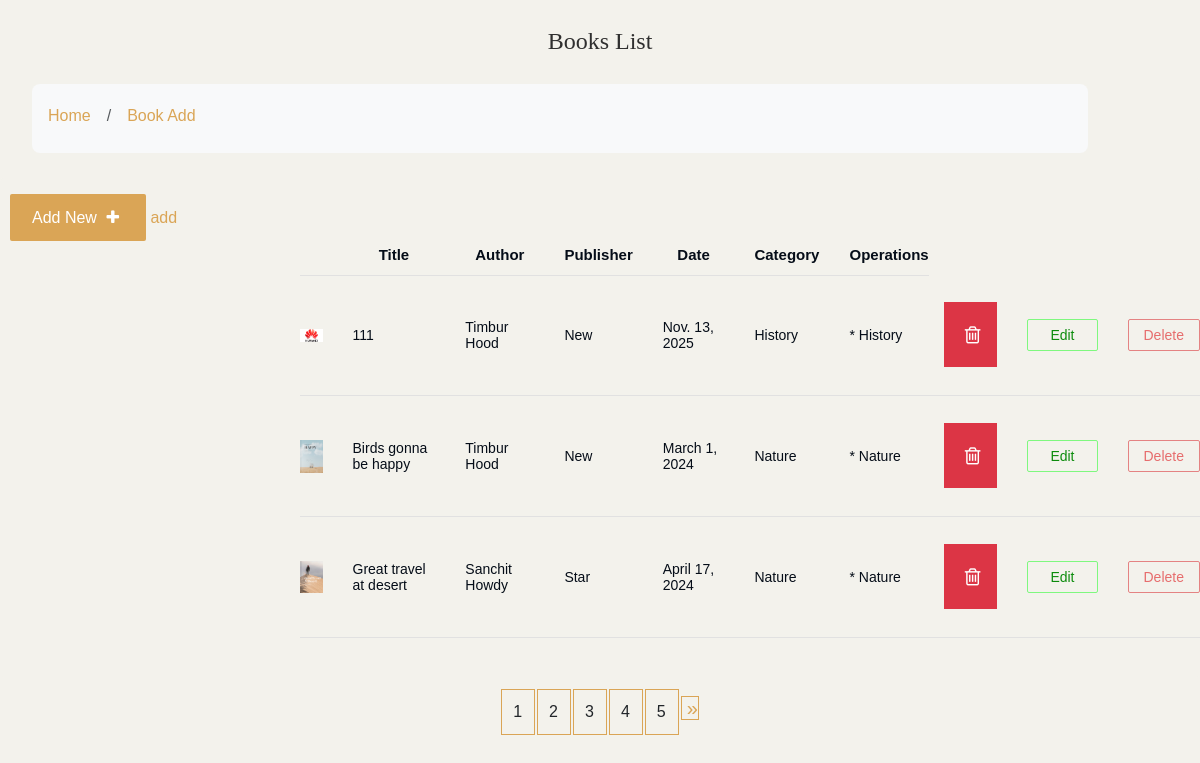
Page /list/ on the committed database.
### main/models.py (models this page shows, shortened)
class Book(models.Model):
    title=models.CharField(max_length=100)
    date_pub=models.DateField(null=True)
    publisher=models.CharField(max_length=20)
    description=models.TextField(null=True)
    image=models.ImageField(upload_to='photos')
    categ=models.ManyToManyField('Category', related_name='books')
    author=models.ForeignKey(Author,on_delete=models.CASCADE,related_name='books')
    page_num=models.IntegerField()
    file = models.FileField(upload_to='files',null=True)
    class  Mate:
        permissions = [
        ('can_publish', 'Can publish '),
        ('can_edit_published', 'Can edit published '),
    ]

class Author(models.Model):
    author=models.CharField(max_length=100)
    about=models.CharField(max_length=100)
    def __str__(self):
        return str(self.author)

class Category(models.Model):
    name=models.CharField(max_length=100)

### main/views.py (the view)
# urls.py: path('list/',views.booklistview.as_view(),name='List_Book'),
class booklistview(ListView):
   model=Book
   template_name='dashboard/Book_list.html'
   context_object_name='Books'
   ordering=['title']
   paginate_by=3

### main/context_processors.py (called while the page is built)
def global_context(request):
    return {
        "user_permissions": request.user.get_all_permissions() if request.user.is_authenticated else [],
        "current_app": request.resolver_match.app_name if request.resolver_match else None,
    }

### main/templatetags/custom_filter.py (called while the page is built)
@register.simple_tag
def view_many_to_many(objects):
    a=""
    for obj in objects :
      a+=f"* {obj.name}"
    return a

### templates/dashboard/Book_list.html (shortened to what this page needs)
<link href="https://cdn.jsdelivr.net/npm/bootstrap@5.3.0/dist/css/bootstrap.min.css" rel="stylesheet">
{%load static%}
{% load custom_filter %}
{% include 'dashboard/base_add.html'%}
  <body >
   <h2 style="text-align: center;"> Books List </h2>
 <div class="row " style="width: 90%;margin-left: 20px;">
      <div class="col">
        <nav aria-label="breadcrumb" class="bg-body-tertiary rounded-3 p-3 mb-4">
          <ol class="breadcrumb mb-0">
            <li class="breadcrumb-item"><a href="{% url 'dashboard'%}">Home</a></li>
            <li class="breadcrumb-item"><a href="#">Book Add</a></li>
          </ol>
        </nav>
      </div>
    </div>
    <div class="members" style="background: #f3f2ec;">
       <a href="{% url 'add_Book'  %}"
           style="background:  #daa556; color:white; padding: 15px 22px;
            border-radius: 2px; margin-left: 10px; ">Add New
           <i class="fa fa-plus "
           style="padding: 0 5px;"></i></a>
           <a href="{%url 'books_add'%}">add</a>
      <table class="grid1 "  style="color: #050d18;">
          <thead >
            <tr>
              <th></th>
              <th>Title</th>
              <th>Author</th>
              <th>Publisher</th>
              <th>Date      </th>
              <th>Category</th>
              <th>Operations</th>
            </tr>
          </thead>
        {% for Book in Books %}
            <tr>
              <td>
                <a href="{% url 'single_book' Book.pk %}"><img
                  src="{{Book.image.url}}"
                  alt="" style="width: 50px;"
                /></a>
              </td>
              <td>
                {{Book.title}}
              </td>
              <td>
                {{Book.author}}
              </td>
              <td>{{Book.publisher}}</td>
              <td>{{Book.date_pub}}</td>
              <td >
                {%for ca in Book.categ.all%}
                    {{ca.name}}
                {%endfor%}
                </td>
                <td>
                {% view_many_to_many   Book.categ.all %}
              </td>
              <td>
                <button
                      type="button"
                      class="btn btn-danger btn-lg"
                      data-bs-toggle="modal"
                      data-bs-target="#sample-modal-2" data-title="{{Book.title}}">
                      <i class="fa fa-trash-o ms-1"></i>
                 </button>
              </td>
              <td><a href="{%url 'books_edit' Book.pk %}"  style ="border: 1px solid rgb(127, 248, 127) ;color:rgb(12, 139, 12) ; padding: 7px 22px;  border-radius: 2px;"> Edit  </a></td>
              <td><a href="{%url 'books_delete' Book.pk %}" style ="border: 1px solid rgb(228, 131, 131) ;color:rgb(230, 109, 109) ; padding: 7px 15px; border-radius: 2px;">Delete</a></td>
              {%endfor%}
      </table>
  </div>
  <div class="page_n" style="display: flex;
          justify-content: center;
          align-items: center;
          margin: 10px;">
    <nav >
      <ul class="pagination">
          {% for num in page_obj.paginator.page_range %}
            <li class="page-item" style="border: 1px solid #daa556; margin:1px;">
              <a class="page-link" href="?{{ request.GET.urlencode|cut:'page' }}&page={{ num }}">{{ num }}</a>
          </li>
          {% endfor %}
          <li class="page-item">
              {% if page_obj.has_next %}
                  <a href="?{{ request.GET.urlencode|cut:'page' }}&page={{ page_obj.paginator.num_pages }} " style="border: 1px solid #daa556; margin:1px;font-size: 20px; padding-left: 5px;">&raquo;</a>
              {% endif %}
          </li>
      </ul>
  </nav>
  </div>
</body>

### static/main/css/style.css (style rules this page uses)
h1, h2, h3, h4, h5, h6 { color: var(--heading-color); }
a { text-decoration: none; transition: all 0.3s ease-out; }
.btn { --bs-btn-border-radius: 0; }
.pagination { --bs-pagination-active-bg: var(--bs-black); --bs-pagination-bg: transparent; --bs-pagination-border-width: 0; --bs-pagination-border-radius: 0; }
.breadcrumb { --bs-breadcrumb-item-padding-x: 1em; }
*, *::before, *::after { -webkit-box-sizing: border-box; -moz-box-sizing: border-box; box-sizing: border-box; }
body { font-family: var(--body-font); font-size: 16px; line-height: 2; color: var(--body-text-color); background-color: var(--light-color); }
a { color: var(--accent-color); transition: 0.3s color ease-out; }
ul, ol { margin-top: 0; margin-bottom: 10px; margin-left: 0; }
ul li, ol li { margin-bottom: 5px; outline: 0; }
ul li:last-child, ol li:last-child { margin-bottom: 0; }
button, input, select, textarea { font-family: inherit; font-size: inherit; line-height: inherit; outline: 0; }
img { display: inline-block; border: 0; max-width: 100%; height: auto; vertical-align: middle; }
h1, .h1, h2, .h2, h3, .h3, h4, .h4, h5, .h5, h6, .h6 { font-family: var(--heading-font); line-height: 1.2; color: var(--dark-color); }
h1, h2, h3 { margin: 25px 0; text-transform: capitalize; }
h2, .h2 { font-size: 1.5em; line-height: 1.4; }
dfn, cite, em, i { font-style: italic; }
::placeholder { color: #999; }
.container::after, .row::after, .clearfix::after { display: block; clear: both; content: ""; }
ul { list-style: circle inside; }
ol { list-style: decimal inside; }
ol, ul { padding-left: 0; margin-top: 0; }
li { margin-bottom: 1rem; }
th, td { padding: 12px 15px; text-align: left; border-bottom: 1px solid #e1e1e1; }
th:first-child, td:first-child { padding-left: 0; }
th:last-child, td:last-child { padding-right: 0; }
button, .button { margin-bottom: 1rem; }
pre, blockquote, dl, figure, table, p, ul, ol, form { margin-bottom: 2.5rem; }
a.btn, input[type="button"], input[type="submit"], input[type="reset"], input[type="file"], button { background-image: none; background: var(--accent-color); text-decoration: none !important; display: inline-block; position: relative; border: 1px solid transparent; border-radius: 0; padding: 0.75em 1.5em; margin-top: 15px; font-size: 15px; font-weight: bold; line-height: normal; text-align: center; text-transform: uppercase; color: #fff; z-index: 1; cursor: pointer; white-space: nowrap; vertical-align: middle; -webkit-transition: all 0.3s ease-in; transition: all 0.3s ease-in; -ms-touch-action: manipulation; touch-action: manipulation; -webkit-user-select: none; -moz-user-select: none; -ms-user-select: none; user-select: none; }
.btn:last-child { margin-right: 0; }
button { font-size: 1em; font-weight: 600; border: none; height: 65px; cursor: pointer; text-transform: uppercase; }
.members { background: light-dark(#fff, #000); overflow: auto; border: 1px solid 1px; border-radius: 6px; padding-top: 25px; }
.grid1 { font-size: 0.875rem; border-collapse: collapse; background: #0000; margin-left: 300px; }
.grid1 th { text-align: center; font-size: 15px; }

### rows in the picture
Book: image (picture), title "111", author "Timbur Hood", publisher "New", date_pub "Nov. 13, 2025", id.name "* History"
Category: name "History"
Book: image (picture), title "Birds gonna be happy", author "Timbur Hood", publisher "New", date_pub "March 1, 2024", id.name "* Nature"
Category: name "Nature"
Book: image (picture), title "Great travel at desert", author "Sanchit Howdy", publisher "Star", date_pub "April 17, 2024", id.name "* Nature"

### other values in the picture
{{ num }} "1" "2" "3" "4" "5"
